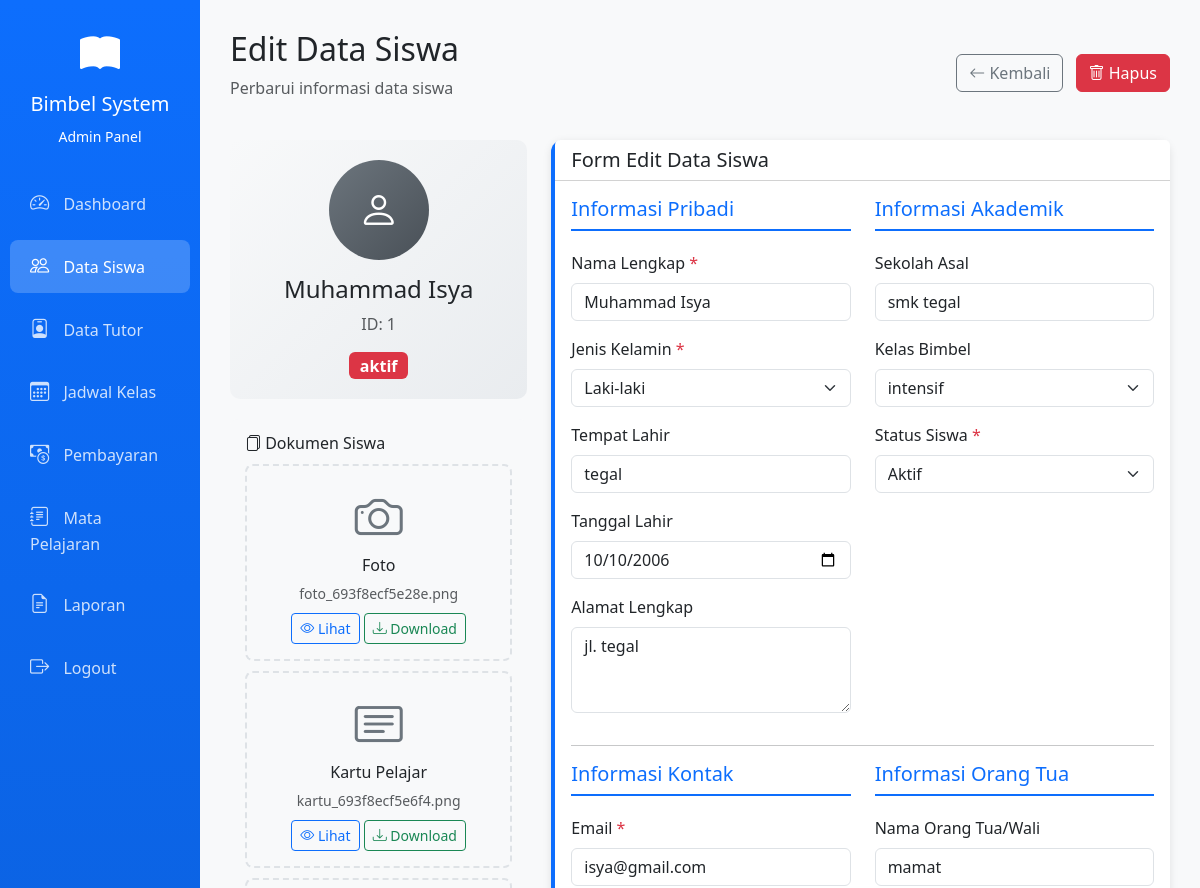
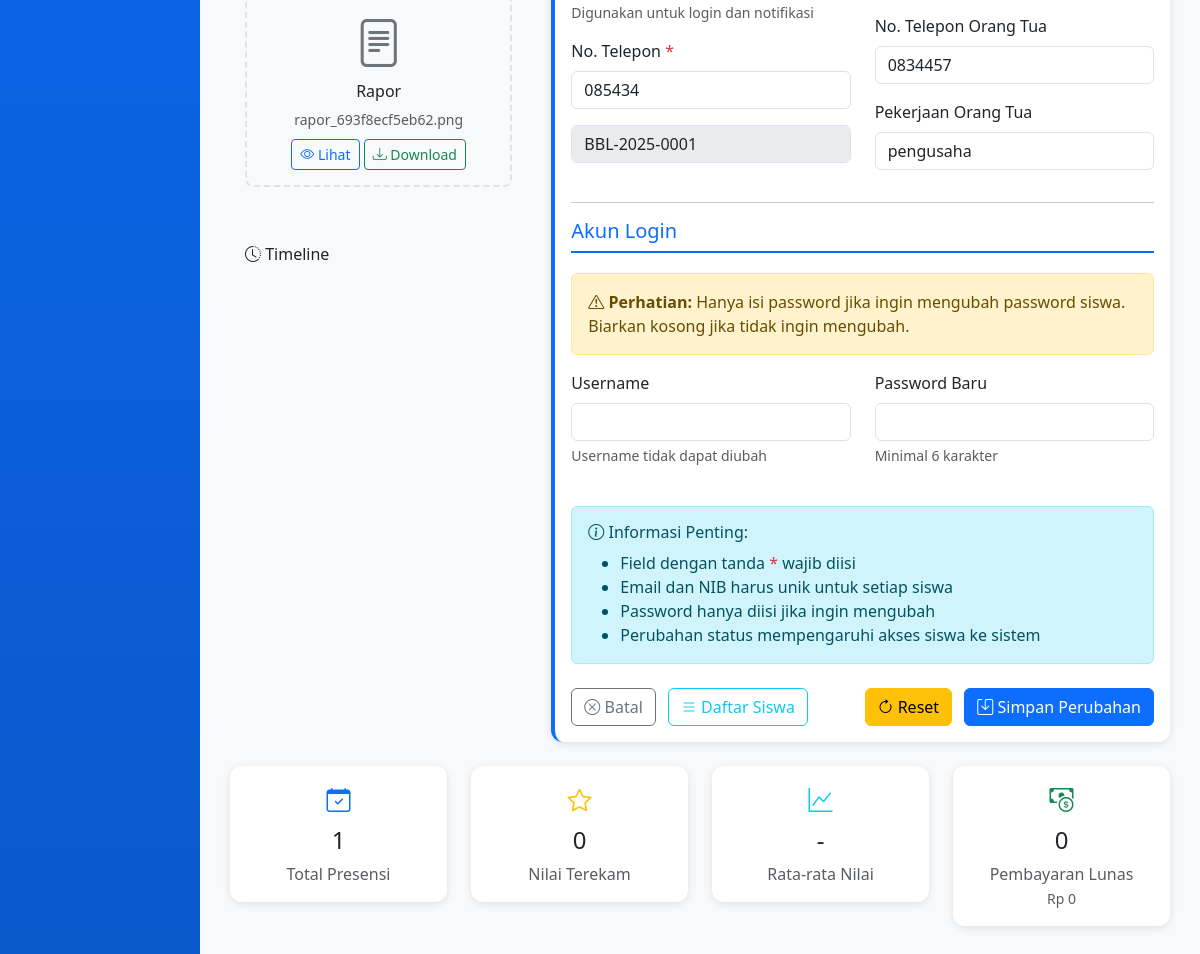
The page /admin/edit-siswa.php?id=1 (signed in) on the database its author committed (2 pictures, top to bottom).
### tables this page shows
CREATE TABLE `siswa` (
  `id_siswa` int NOT NULL,
  `nama` varchar(100) NOT NULL,
  `jk` enum('Laki-laki','Perempuan') NOT NULL,
  `tmp_lahir` varchar(50) DEFAULT NULL,
  `tgl_lahir` date DEFAULT NULL,
  `alamat` text,
  `email` varchar(100) DEFAULT NULL,
  `telepon` varchar(20) DEFAULT NULL,
  `sekolah` varchar(100) DEFAULT NULL,
  `program` varchar(255) DEFAULT NULL,
  `ortu` varchar(100) DEFAULT NULL,
  `ortu_telp` varchar(20) DEFAULT NULL,
  `pekerjaan` varchar(50) DEFAULT NULL,
  `foto` varchar(255) DEFAULT NULL,
  `kartu` varchar(255) DEFAULT NULL,
  `rapor` varchar(255) DEFAULT NULL,
  `bukti_pembayaran` varchar(255) DEFAULT NULL,
  `status_bayar` enum('belum bayar','sudah bayar') DEFAULT 'belum bayar',
  `nib` varchar(20) DEFAULT NULL,
  `id_kelas` int DEFAULT NULL,
  `tgl_daftar` timestamp NOT NULL DEFAULT CURRENT_TIMESTAMP,
  `status_aktif` enum('aktif','tidak aktif','lulus','berhenti') DEFAULT 'tidak aktif',
  `updated_at` datetime DEFAULT NULL
);

CREATE TABLE `kelas` (
  `id_kelas` int NOT NULL,
  `nama_kelas` varchar(50) NOT NULL,
  `id_mapel` int DEFAULT NULL,
  `id_tutor` int DEFAULT NULL,
  `status` enum('aktif','selesai') DEFAULT 'aktif',
  `created_at` timestamp NULL DEFAULT CURRENT_TIMESTAMP,
  `id_ruangan` int DEFAULT NULL
);

### admin/edit-siswa.php (the view, shortened to what the rows shown need)
<?php
require "../config.php";
$id_siswa = intval($_GET['id'] ?? 0);
$qSiswa = mysqli_query($conn, "
    SELECT s.*,
       k.nama_kelas,
       t.id_tutor,
       t.nama_tutor
FROM siswa s
LEFT JOIN kelas k ON s.id_kelas = k.id_kelas
LEFT JOIN tutor t ON k.id_tutor = t.id_tutor
    WHERE s.id_siswa = $id_siswa
");
$siswa = mysqli_fetch_assoc($qSiswa);
$kelas = mysqli_query($conn, "SELECT id_kelas, nama_kelas FROM kelas ORDER BY nama_kelas ASC");
function format_for_date_input($date)
{
    return ($date && $date != '0000-00-00') ? date('Y-m-d', strtotime($date)) : '';
}
?>
<!DOCTYPE html>
<html lang="id">
<head>
    <link href="https://cdn.jsdelivr.net/npm/bootstrap@5.3.0/dist/css/bootstrap.min.css" rel="stylesheet">
    <link rel="stylesheet" href="https://cdn.jsdelivr.net/npm/bootstrap-icons@1.10.0/font/bootstrap-icons.css">
    <link rel="stylesheet" href="../assets/css/style.css">
</head>
<body>
    <div class="container-fluid">
        <div class="row">
            <div class="col-md-10 content-wrapper">
                <div class="page-header d-flex justify-content-between align-items-center mb-4">
                    <div>
                        <h2>Edit Data Siswa</h2>
                    </div>
                </div>
                <div class="row mb-4">
                    <div class="col-lg-4">
                        <div class="avatar-section">
                            <div class="avatar-placeholder">
                                <i class="bi bi-person"></i>
                            </div>
                            <h4><?= htmlspecialchars($siswa['nama']) ?></h4>
                            <p class="text-muted">ID: <?= $siswa['id_siswa'] ?></p>
                            <span class="badge <?= $siswa['status_aktif'] == 'Aktif' ? 'bg-success' : 'bg-danger' ?> fs-6">
                                <?= $siswa['status_aktif'] ?>
                            </span>
                        </div>
                        <div class="info-box">
                            <?php
                            $files = [
                                'foto' => ['label' => 'Foto', 'icon' => 'bi-camera'],
                                'kartu' => ['label' => 'Kartu Pelajar', 'icon' => 'bi-card-text'],
                                'rapor' => ['label' => 'Rapor', 'icon' => 'bi-file-text']
                            ];
                            foreach ($files as $key => $file_info):
                                if (!empty($siswa[$key])):
                            ?>
                                    <div class="file-preview mb-2">
                                        <i class="bi <?= $file_info['icon'] ?> file-icon"></i>
                                        <p class="mb-1"><?= $file_info['label'] ?></p>
                                        <small class="text-muted"><?= basename($siswa[$key]) ?></small>
                                        <div class="mt-2">
                                            <a href="../uploads/siswa/<?= $siswa[$key] ?>"
                                                class="btn btn-sm btn-outline-primary"
                                                target="_blank">
                                                <i class="bi bi-eye"></i> Lihat
                                            </a>
                                            <a href="../uploads/siswa/<?= $siswa[$key] ?>"
                                                class="btn btn-sm btn-outline-success"
                                                download>
                                                <i class="bi bi-download"></i> Download
                                            </a>
                                        </div>
                                    </div>
                            <?php
                                endif;
                            endforeach;
                            ?>
                        </div>
                    </div>
                    <div class="col-lg-8">
                        <div class="card edit-card">
                            <div class="card-body">
                                <form method="POST" action="" enctype="multipart/form-data">
                                    <div class="row">
                                        <div class="col-md-6">
                                            <div class="mb-3">
                                                <label class="form-label required">Nama Lengkap</label>
                                                <input type="text" name="nama" class="form-control"
                                                    value="<?= htmlspecialchars($siswa['nama']) ?>" required>
                                            </div>
                                            <div class="mb-3">
                                                <label class="form-label required">Jenis Kelamin</label>
                                                <select name="jk" class="form-select" required>
                                                    <option value="Laki-laki" <?= ($siswa['jk'] == 'Laki-laki') ? 'selected' : '' ?>>Laki-laki</option>
                                                </select>
                                            </div>
                                            <div class="mb-3">
                                                <label class="form-label">Tempat Lahir</label>
                                                <input type="text" name="tmp_lahir" class="form-control"
                                                    value="<?= htmlspecialchars($siswa['tmp_lahir']) ?>">
                                            </div>
                                            <div class="mb-3">
                                                <label class="form-label">Tanggal Lahir</label>
                                                <input type="date" name="tgl_lahir" class="form-control"
                                                    value="<?= format_for_date_input($siswa['tgl_lahir']) ?>">
                                            </div>
                                            <div class="mb-3">
                                                <label class="form-label">Alamat Lengkap</label>
                                                <textarea name="alamat" class="form-control" rows="3"><?= htmlspecialchars($siswa['alamat']) ?></textarea>
                                            </div>
                                        </div>
                                        <div class="col-md-6">
                                            <div class="mb-3">
                                                <label class="form-label">Sekolah Asal</label>
                                                <input type="text" name="sekolah" class="form-control"
                                                    value="<?= htmlspecialchars($siswa['sekolah']) ?>">
                                            </div>
                                            <div class="mb-3">
                                                <label class="form-label">Kelas Bimbel</label>
                                                <select name="id_kelas" class="form-select">
                                                    <?php
                                                    mysqli_data_seek($kelas, 0);
                                                    while ($k = mysqli_fetch_assoc($kelas)):
                                                    ?>
                                                        <option value="<?= $k['id_kelas'] ?>"
                                                            <?= ($siswa['id_kelas'] == $k['id_kelas']) ? 'selected' : '' ?>>
                                                            <?= htmlspecialchars($k['nama_kelas']) ?>
                                                        </option>
                                                    <?php endwhile; ?>
                                                </select>
                                            </div>
                                            <div class="mb-3">
                                                <label class="form-label required">Status Siswa</label>
                                                <select name="status_aktif" class="form-select" required>
                                                    <option value="aktif" <?= ($siswa['status_aktif'] == 'aktif') ? 'selected' : '' ?>>Aktif</option>
                                                </select>
                                            </div>
                                        </div>
                                    </div>
                                    <div class="row">
                                        <div class="col-md-6">
                                            <h5 class="section-title">Informasi Kontak</h5>
                                            <div class="mb-3">
                                                <label class="form-label required">Email</label>
                                                <input type="email" name="email" class="form-control"
                                                    value="<?= htmlspecialchars($siswa['email']) ?>" required>
                                                <div class="form-text">Digunakan untuk login dan notifikasi</div>
                                            </div>
                                            <div class="mb-3">
                                                <label class="form-label required">No. Telepon</label>
                                                <input type="tel" name="telepon" class="form-control"
                                                    value="<?= htmlspecialchars($siswa['telepon']) ?>"
                                                    pattern="[0-9+]+" title="Hanya angka dan tanda +" required>
                                            </div>
                                            <input type="text" class="form-control"
                                                value="<?= htmlspecialchars($siswa['nib'] ?? '') ?>"
                                                disabled>
                                        </div>
                                        <div class="col-md-6">
                                            <div class="mb-3">
                                                <label class="form-label">Nama Orang Tua/Wali</label>
                                                <input type="text" name="ortu" class="form-control"
                                                    value="<?= htmlspecialchars($siswa['ortu']) ?>">
                                            </div>
                                            <div class="mb-3">
                                                <label class="form-label">No. Telepon Orang Tua</label>
                                                <input type="tel" name="ortu_telp" class="form-control"
                                                    value="<?= htmlspecialchars($siswa['ortu_telp']) ?>"
                                                    pattern="[0-9+]+" title="Hanya angka dan tanda +">
                                            </div>
                                            <div class="mb-3">
                                                <label class="form-label">Pekerjaan Orang Tua</label>
                                                <input type="text" name="pekerjaan" class="form-control"
                                                    value="<?= htmlspecialchars($siswa['pekerjaan']) ?>">
                                            </div>
                                        </div>
                                    </div>
                                </form>
                            </div>
                        </div>
                    </div>
                </div>
            </div>
        </div>
    </div>
</body>
</html>

### rows shown on the page
siswa: nama "Muhammad Isya", id_siswa "1", status_aktif "aktif", foto "foto_693f8ecf5e28e.png", kartu "kartu_693f8ecf5e6f4.png", rapor "rapor_693f8ecf5eb62.png", jk "Laki-laki", tmp_lahir "tegal", tgl_lahir "10/10/2006", alamat "jl. tegal", sekolah "smk tegal", id_kelas "intensif", status_aktif "Aktif", email "isya@gmail.com", telepon "085434", nib "BBL-2025-0001", ortu "mamat", ortu_telp "0834457", pekerjaan "pengusaha"

### other values the page prints
$file_info['label'] "Foto"
$file_info['label'] "Kartu Pelajar"
$file_info['label'] "Rapor"
$stat['total_presensi'] "1"
$stat['total_nilai'] "0"
$pembayaran['total_bayar'] "0"
$pembayaran['total_nominal'] "0"
